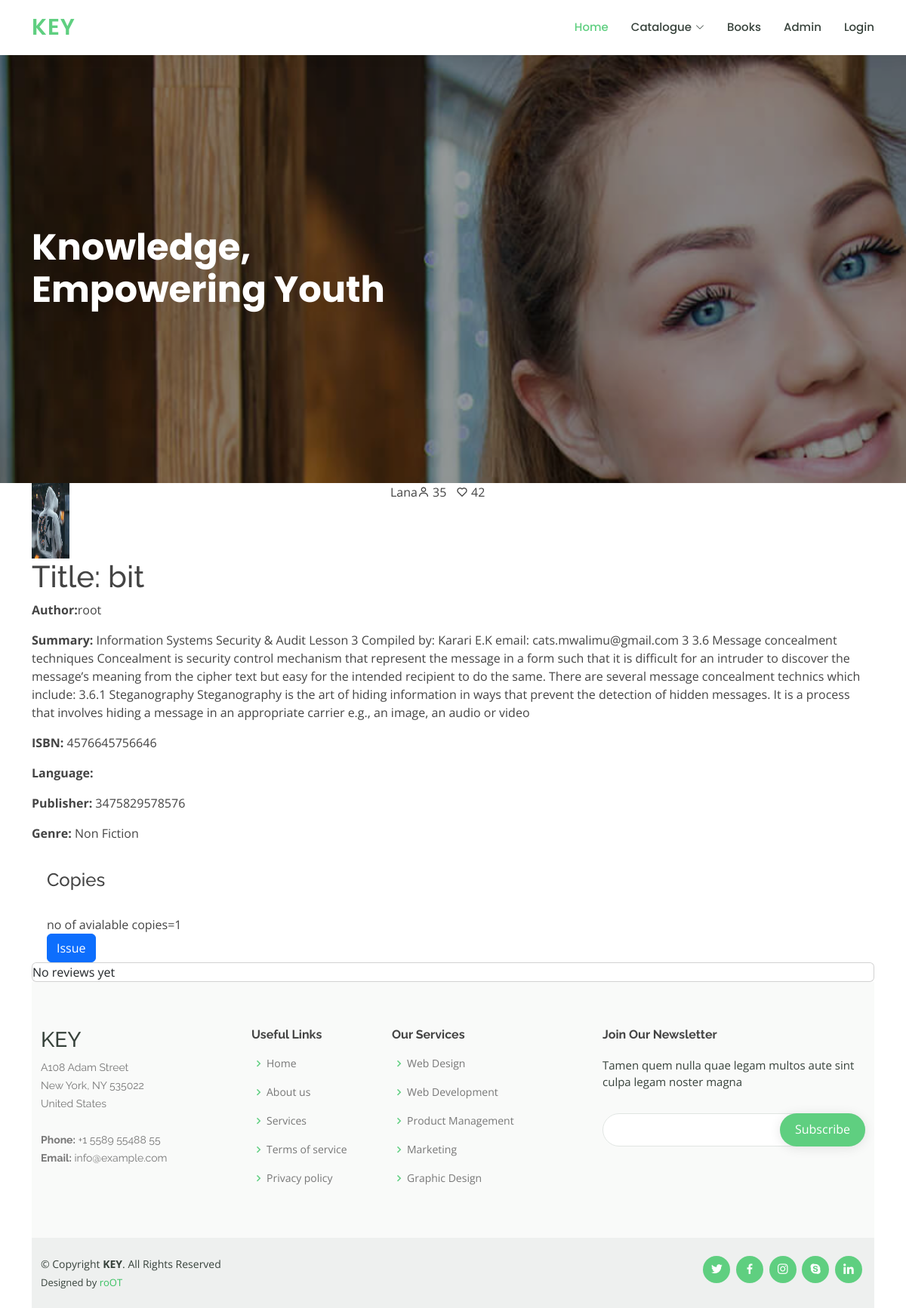
/book/4, run on the app's committed database.
### management/models.py (models this page shows)
class Book(models.Model):
    title = models.CharField(max_length=200)
    author = models.CharField(max_length=100)
    summary = models.TextField(max_length=1000, help_text="Enter a brief description of the book")
    isbn = models.CharField('ISBN', max_length=13,
                            help_text='13 Character <a href="https://www.isbn-international.org/content/what-isbn">ISBN number</a>')
    genre = models.ManyToManyField(Genre, help_text="Select a genre for this book")
    category = models.ManyToManyField(Category, help_text="Select a category for this book")
    publisher = models.CharField(max_length=150)
    total_copies = models.IntegerField()
    available_copies = models.IntegerField()
    pic=models.ImageField(blank=False, null=False, upload_to='book_image')

class Genre(models.Model):
    name = models.CharField(max_length=200, help_text="Enter a book genre (e.g. Science Fiction, French Poetry etc.)")
    def __str__(self):
        return self.name

### management/views.py (the view)
# urls.py: path('book/<int:pk>', views.BookDetailView, name='book-detail'),
def BookDetailView(request, pk):
    book = get_object_or_404(Book, id=pk)
    reviews=Reviews.objects.filter(book=book).exclude(review="none")
    try:
        stu = Student.objects.get(roll_no=request.user)
        rr=Reviews.objects.get(review="none")
    except:
        pass
    return render(request, 'catalog/book_detail.html', locals())

### templates/catalog/book_detail.html (shortened to what this page needs)
{% extends "base.html" %}
{% block content %}
    <div class="container bg bg-gray">
    <div class="container-fliud">
    <div class="wrapper row">
    <div class="preview col-5">
        <div class="preview-pic tab-content">
            <div class="tab-pane active  my-auto mx-auto" id="pic-1"><img
                    src="{{ book.pic.url }}" height="100" width="50"/>
            </div>
        </div>
    </div>
    <div class="details col-lg-4 col-md-6 d-flex align-items-stretch">
        <div class="course-item">
            <div class="d-flex justify-content-between align-items-center mb-3">
                <div class="trainer d-flex justify-content-between align-items-center">
                    <div class="trainer-profile d-flex align-items-center">
                <span>Lana</span>
            </div>
            <div class="trainer-rank d-flex align-items-center">
              <i class="bx bx-user"></i>&nbsp;35
              &nbsp;&nbsp;
              <i class="bx bx-heart"></i>&nbsp;42
            </div>
          </div>
        </div>
      </div>
    </div>
        <h1>Title: {{ book.title }}</h1>
        <p><strong>Author:</strong>{{ book.author }}</p>
        <p><strong>Summary:</strong> {{ book.summary }}</p>
        <p><strong>ISBN:</strong> {{ book.isbn }}</p>
        <p><strong>Language:</strong> {{ book.language }}</p>
        <p><strong>Publisher:</strong> {{ book.publisher }}</p>
        <p><strong>Genre:</strong>
            {% for genre in book.genre.all %}{{ genre }}{% if not forloop.last %}, {% endif %}{% endfor %}</p>
        <div style="margin-left:20px;margin-top:20px">
            <h4>Copies</h4>
            {% if book.available_copies %}
                <br>
                no of avialable copies={{ book.available_copies }}<br>
                <a class="btn btn-primary" href="{% url 'request_issue' pk=book.id %}">Issue</a>
            {% endif %}      </div>
    </div>
    <div class="card">
        {% if reviews %}
            {% for r in reviews %}
                {% if r.review is  not "none" %}
                    <div class="card-body">
                        <div class="row">
                            <div class="col-md-2">
                                <img src="{{ r.student.pic.url }}" class="rounded-circle img-fluid"/>
                            </div>
                            <div class="col-md-10">
                                <p>
                                    <a class="float-left"
                                       href="{% url 'student_detail' pk=r.student.id %} "><strong>{{ r.student.name }}</strong></a>
                                <div id="{{ r.id }}">
                                </div>
                                </p>
                                <div class="clearfix"></div>
                                <p>{{ r.review }}</p>
                            </div>
                        </div>
                    </div>
                {% endif %}
            {% endfor %}
        {% else %}
            No reviews yet
        {% endif %}
    </div>
{% endblock %}

### static/assets/css/style.css (style rules this page uses)
body { font-family: "Open Sans", sans-serif; color: #444444; }
a { color: #5fcf80; text-decoration: none; }
h1, h2, h3, h4, h5, h6 { font-family: "Raleway", sans-serif; }

### data on the page
Book: pic (picture), title "bit", author "root", summary "Information Systems Security & Audit Lesson 3 Compiled by: Karari E.K email: cats.mwalimu@gmail.com 3 3.6 Message concealment techniques Concealment is security control mechanism that represent the message in a form such that it is difficult for an intruder to discover the message’s meaning from the cipher text but easy for the intended recipient to do the same. There are several message concealment technics which include: 3.6.1 Steganography Steganography is the art of hiding information in ways that prevent the detection of hidden messages. It is a process that involves hiding a message in an appropriate carrier e.g., an image, an audio or video", isbn "4576645756646", publisher "3475829578576", available_copies "1"
Genre: name "Non Fiction"
